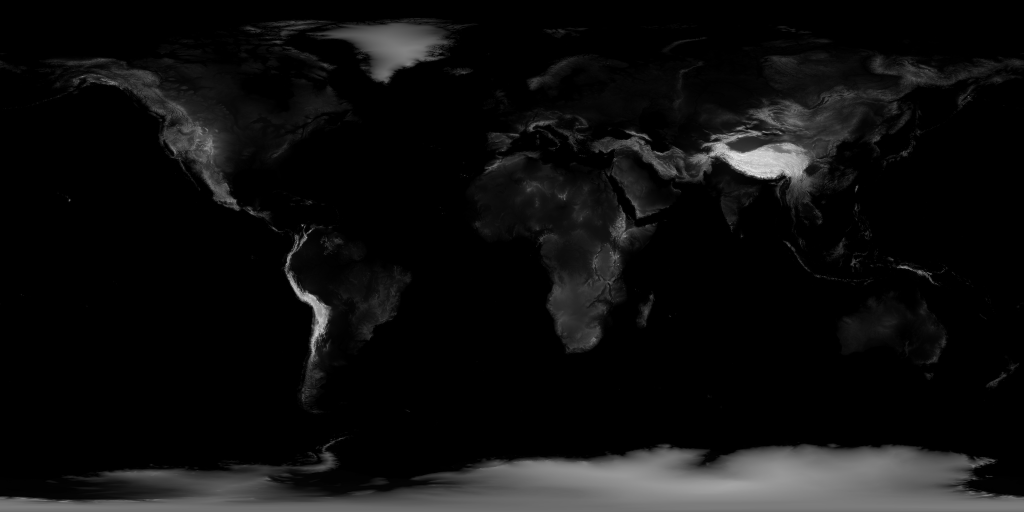
#> input picture assets/earth-topology.png, 2048 x 1024 px (shown at 1/2 size); its folder holds only this picture in this run
$ python make_earth_texture.py --input ../assets/earth-topology.png
#> lines starting #> are read from the running program, lines starting #| are printed output that depends on the picture
#!/usr/bin/env python3
"""从原始地球贴图生成暗色「夜间地球」贴图。

界面走 Radio Garden 式暗色路线，需要一张海洋近黑、大陆只留暗轮廓的贴图，
让绿色电台光点成为画面唯一高光。直接调 CSS 滤镜会把光点一起压暗，
因此在这里离线生成贴图，运行时零成本。

用法：
    python3 scripts/make_earth_texture.py
    python3 scripts/make_earth_texture.py --input assets/earth-blue-marble.jpg
    python3 scripts/make_earth_texture.py --brightness 0.85   # 整体调亮/调暗

生成结果：assets/earth-night.jpg（2048×1024，约 150 KB）
依赖：Pillow
"""
import argparse
import os
import sys

from PIL import Image

ROOT = os.path.dirname(os.path.dirname(os.path.abspath(__file__)))
DEFAULT_INPUT = os.path.join(ROOT, 'assets', 'earth-blue-marble.jpg')
DEFAULT_OUTPUT = os.path.join(ROOT, 'assets', 'earth-night.jpg')

# 输入灰度 → 输出灰度 的分段映射。原始贴图偏暗（中位灰度约 33），
# 海洋集中在 0–18，陆地 20–140。映射后海洋锁死在近黑，陆地只到中暗。
KNOTS = [(0, 0), (18, 3), (45, 26), (90, 54), (140, 80), (255, 104)]

# duotone 系数：三通道接近，只留一点绿意 → 中性石墨大陆，
# 不再整颗发绿，绿色只出现在电台光点上
DUOTONE = (0.66, 0.80, 0.76)

# 极区压暗比例（贴图上下各 10%），避免冰盖成为画面最亮处
# 海洋额外压暗系数（保留色相路线）
OCEAN_GAIN = 0.55

POLAR_BAND = 0.10
POLAR_MIN = 0.45


def build_lut(table, gain=1.0):
    return [min(255, int(v * gain)) for v in table]


def curve_lut(brightness=1.0):
    lut = []
    for i in range(256):
        out = KNOTS[-1][1]
        for k in range(len(KNOTS) - 1):
            x0, y0 = KNOTS[k]
            x1, y1 = KNOTS[k + 1]
            if x0 <= i <= x1:
                out = y0 + (y1 - y0) * (i - x0) / (x1 - x0)
                break
        lut.append(min(255, int(out * brightness)))
    return lut


def main():
    ap = argparse.ArgumentParser(description='生成暗色地球贴图')
    ap.add_argument('--input', default=DEFAULT_INPUT)
    ap.add_argument('--output', default=DEFAULT_OUTPUT)
    ap.add_argument('--size', type=int, default=2048, help='输出宽度，默认 2048')
    ap.add_argument('--brightness', type=float, default=1.0,
                    help='整体亮度倍率，>1 更亮、<1 更暗（默认 1.0）')
    ap.add_argument('--quality', type=int, default=84)
    ap.add_argument('--duotone', action='store_true',
                    help='使用旧的青绿 duotone 路线（整颗球偏石墨灰）')
    args = ap.parse_args()

    if not os.path.exists(args.input):
        sys.exit('找不到输入贴图：%s' % args.input)

    src = Image.open(args.input).convert('RGB')
    lut = curve_lut(args.brightness)

    if args.duotone:
        # 旧路线：转灰度再染青绿 → 整颗球是石墨灰，容易看成「蒙了一层灰」
        gray = src.convert('L').point(lut)
        r = gray.point(build_lut([v * DUOTONE[0] for v in range(256)]))
        g = gray.point(build_lut([v * DUOTONE[1] for v in range(256)]))
        b = gray.point(build_lut([v * DUOTONE[2] for v in range(256)]))
        img = Image.merge('RGB', (r, g, b))
    else:
        # 默认路线：保留原始色相，只按亮度压暗 → 深色但仍是「真实地球」
        # （海洋深蓝近黑、陆地暗褐/暗绿），不再是均匀灰
        small = src.resize((1024, max(1, round(1024 * src.height / src.width))), Image.LANCZOS)
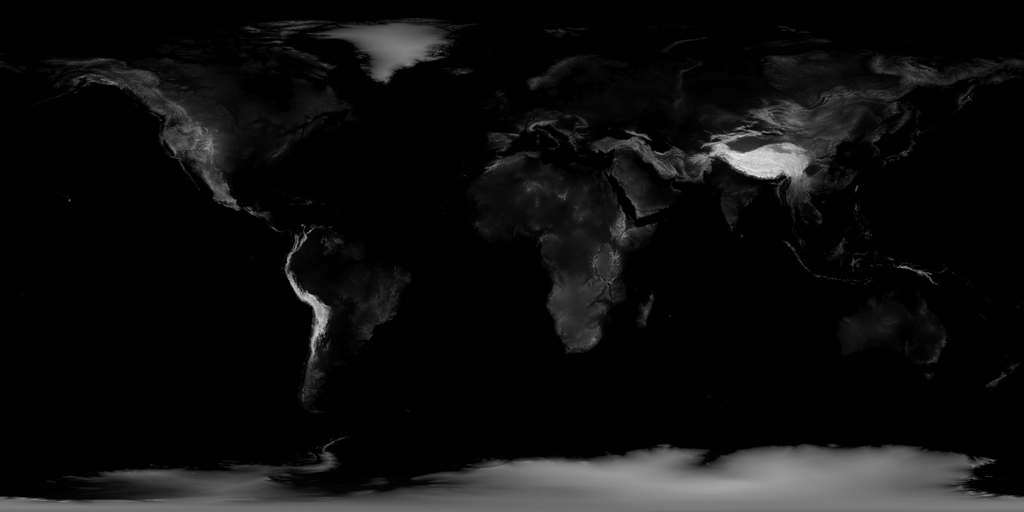
#> small: PIL image 1024x512 RGB; min 0, max 236, mean 15
        px = small.load()
        w0, h0 = small.size
#> w0 = 1024; h0 = 512
        for y in range(h0):
            for x in range(w0):
                R, G, B = px[x, y]
                luma = (R * 299 + G * 587 + B * 114) // 1000
                if luma <= 1:
                    px[x, y] = (0, 0, 0)
                    continue
                k = lut[min(255, luma)] / luma
                # 海洋（蓝通道占优）再压一档：Radio Garden 的海面是近黑深青，
                # 保留原色相时蓝大理石的海太亮，会把绿色光点的对比压掉
                if B > R and B >= G:
                    k *= OCEAN_GAIN
                nr, ng, nb = int(R * k), int(G * k), int(B * k)
                px[x, y] = (min(255, nr), min(255, ng), min(255, nb))
        img = small
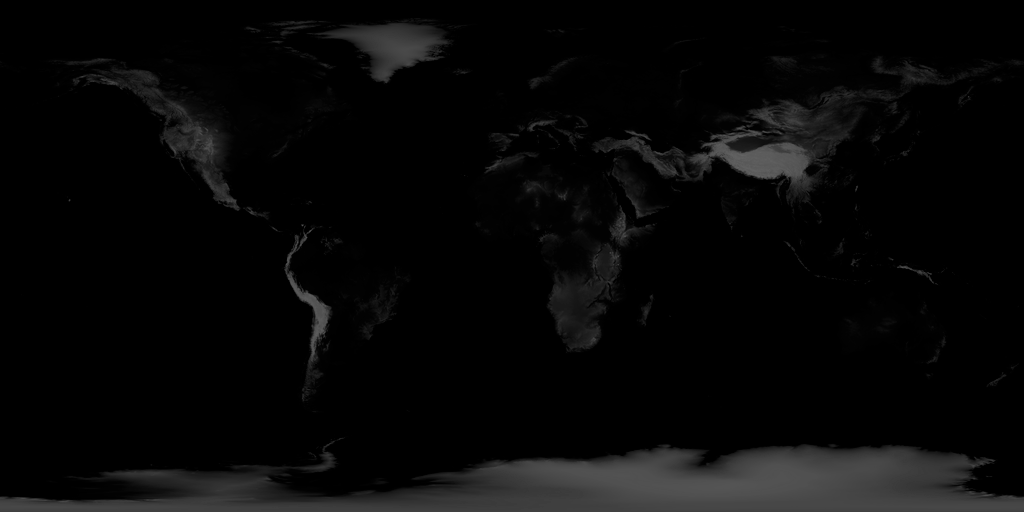
#> img: PIL image 1024x512 RGB; min 0, max 100, mean 7.7

    height = max(1, round(args.size * src.height / src.width))
#> height = 1024
    img = img.resize((args.size, height), Image.LANCZOS)
#> img: PIL image 2048x1024 RGB

    # 极区压暗
    w, h = img.size
#> w = 2048; h = 1024
    band = max(1, int(h * POLAR_BAND))
#> band = 102
    px = img.load()
    for y in range(h):
        if y < band:
            k = POLAR_MIN + (1 - POLAR_MIN) * (y / band)
        elif y > h - 1 - band:
            k = POLAR_MIN + (1 - POLAR_MIN) * ((h - 1 - y) / band)
        else:
            continue
        for x in range(w):
            R, G, B = px[x, y]
            px[x, y] = (int(R * k), int(G * k), int(B * k))

    img.save(args.output, 'JPEG', quality=args.quality, optimize=True, progressive=True)
    print('已生成 %s  %dx%d  %d KB'
          % (args.output, img.size[0], img.size[1],
             os.path.getsize(args.output) // 1024))
#| 已生成 assets/earth-night.jpg  2048x1024  56 KB
    print('提示：改完刷新页面即可；球体另有材质压暗（见 app.js 的 globeMaterial），'
          '若贴图整体调亮，同步调低材质 color 才不会发灰。')


if __name__ == '__main__':
    main()

$ run again, on assets/earth-night.jpg
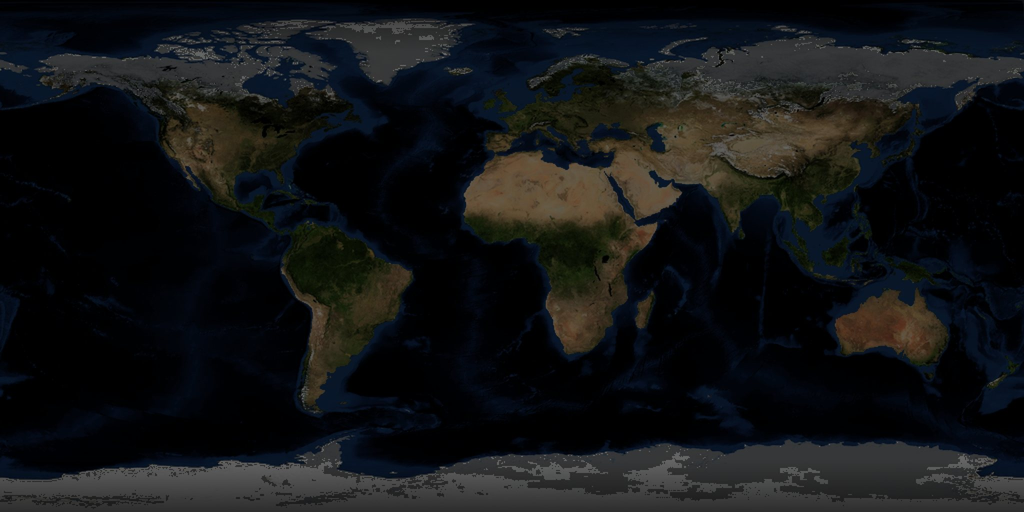
#> input picture assets/earth-night.jpg, 2048 x 1024 px (shown at 1/2 size)
#> in main, src is the input picture: PIL image 2048x1024 RGB; mean R, G, B 18.7, 20.2, 21.5
#> in main, `small = src.resize((1024, max(1, round(1024 * src.height / src.width))..`:
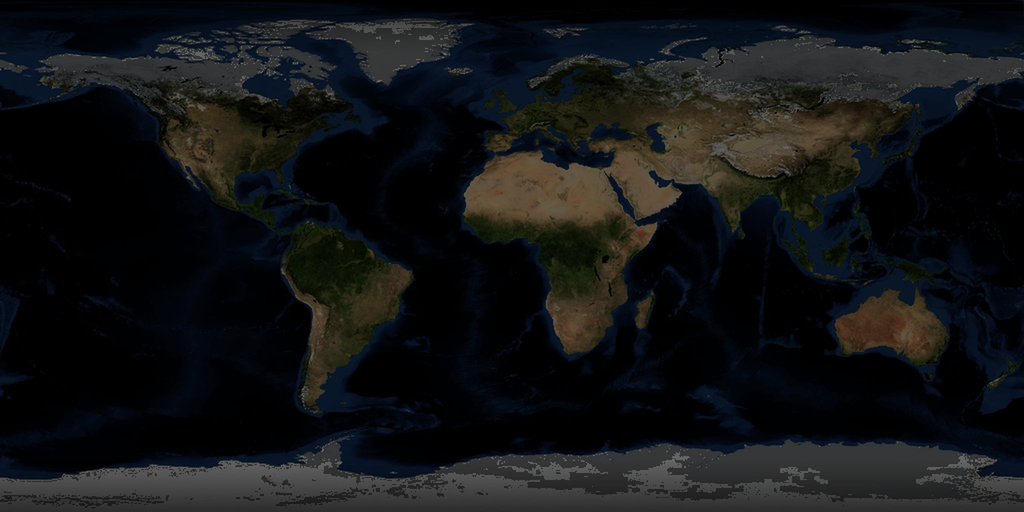
#> small: PIL image 1024x512 RGB; mean R, G, B 18.7, 20.2, 21.5
#> in main, `img = small`:
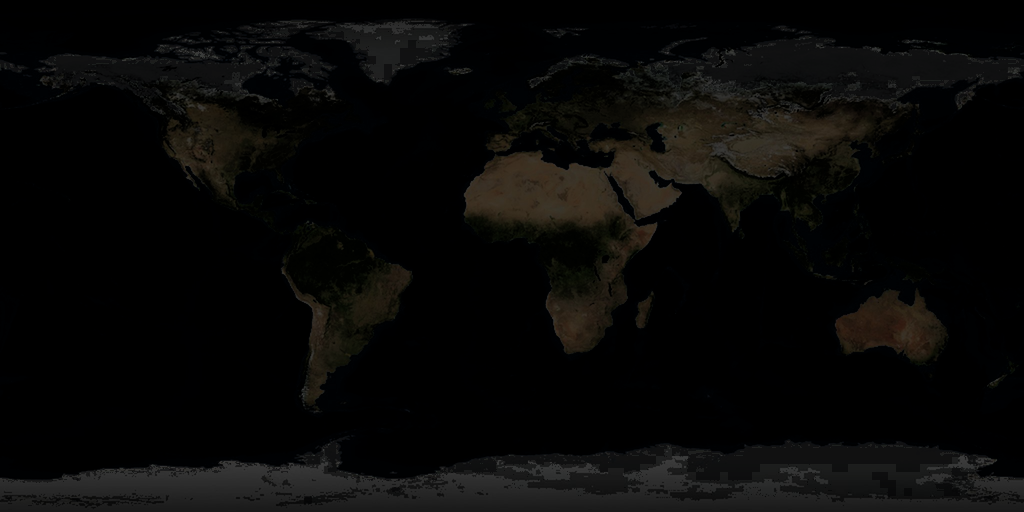
#> img: PIL image 1024x512 RGB; mean R, G, B 8.5, 8.2, 7.2
#| 已生成 assets/earth-night.jpg  2048x1024  91 KB
